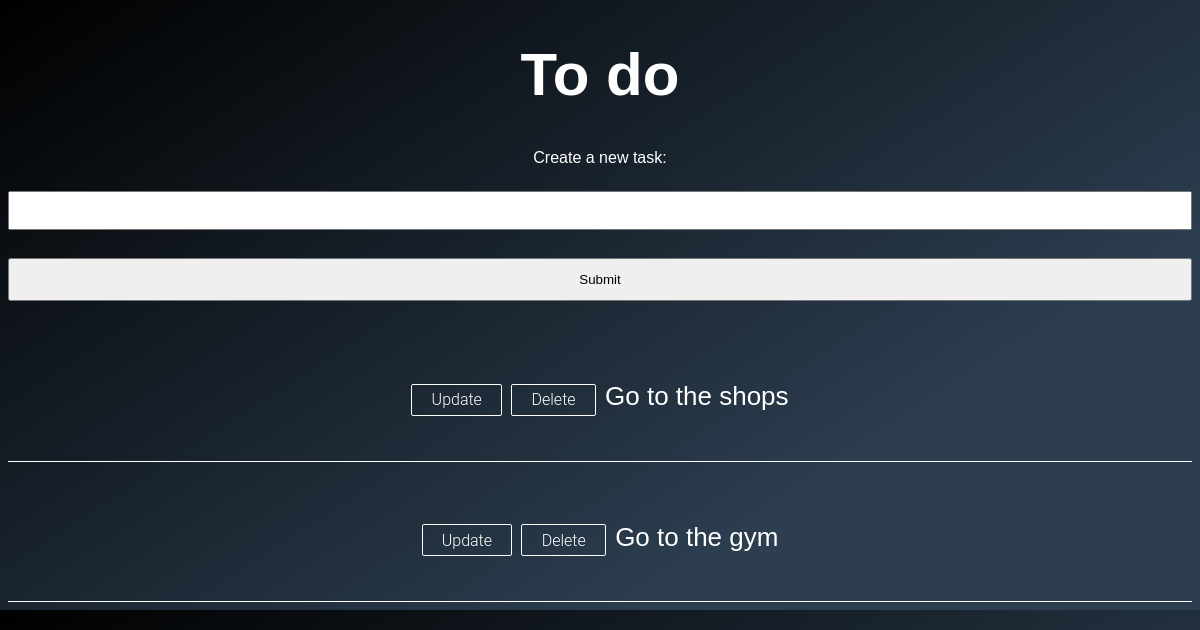
The app's page /, older data.
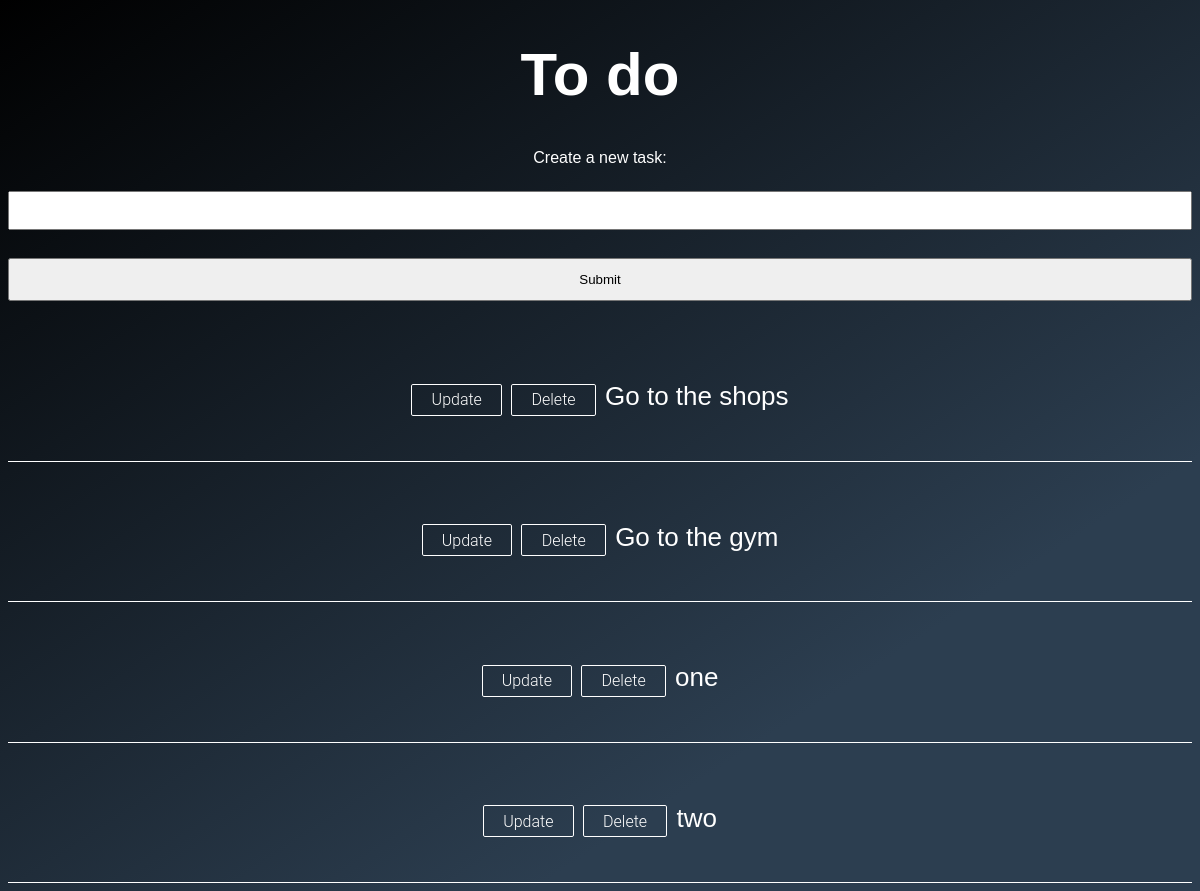
The same page, newer data.
### tasks/models.py (models this page shows)
class Task(models.Model):
    title = models.CharField(max_length=200)
    complete = models.BooleanField(default=False)
    created = models.DateTimeField(auto_now_add=True)
    def __str__(self):
        return self.title

### tasks/views.py (the view)
# urls.py: path('', views.index, name="list"),
def index(request):
    tasks = Task.objects.all()
    form = TaskForm()
    if request.method == 'POST':
        form = TaskForm(request.POST)
        if form.is_valid():
            form.save()
        return redirect('/')
    context = {'tasks': tasks, 'form': form}
    return render(request, 'tasks/list.html', context)

### tasks/forms.py
class TaskForm(forms.ModelForm):
    class Meta:
        model = Task
        fields = '__all__'

### tasks/templates/tasks/list.html (shortened to what this page needs)
{% load static %}
<!DOCTYPE html>
<html lang="en">
<head>
    <link rel="stylesheet" href="{% static 'css/main.css' %}">
</head>
<body>
    <h1>To do</h1>
    <p id="create_task">Create a new task:</p>
    <form method="POST" action="/">
        {{form.title}}
        <input type="submit" name="Create Task">
    </form>
{% for task in tasks %}
    <div id="list_section">
        <a class="update" href="{% url 'update_task' task.id %}">Update</a>
        <a class="delete" href="{% url 'delete' task.id %}">Delete</a>
        {% if task.complete == True %}
        <strike class="list_text">{{task}}</strike>
        {% else %}
        <span class="list_text">{{task}}</span>
        {% endif %}
    </div>
{% endfor %}
</body>
</html>

### tasks/static/css/main.css (style rules this page uses)
body { background-color: #000000; background-image: linear-gradient(147deg, #000000 0%, #2c3e50 74%); font-family: Verdana, Geneva, Tahoma, sans-serif; }
h1 { text-align: center; color: #ffffff; font-size: 60px; }
input { width: 100%; padding: 12px 20px; margin: 8px 0; box-sizing: border-box; cursor: pointer; margin-bottom: 20px; }
input::placeholder { color: #eedada; cursor: pointer; }
.update { display:inline-block; padding:0.35em 1.2em; border:0.1em solid #FFFFFF; margin:0 0.3em 0.3em 0; border-radius:0.12em; box-sizing: border-box; text-decoration:none; font-family:'Roboto',sans-serif; font-weight:300; color:#FFFFFF; text-align:center; transition: all 0.2s; }
.delete { display:inline-block; padding:0.35em 1.2em; border:0.1em solid #FFFFFF; margin:0 0.3em 0.3em 0; border-radius:0.12em; box-sizing: border-box; text-decoration:none; font-family:'Roboto',sans-serif; font-weight:300; color:#FFFFFF; text-align:center; transition: all 0.2s; }
.list_text { text-align: center; font-size: 26px; color: #ffffff; }
#create_task { text-align: center; color: #ffffff; }
#id_title { padding: 10px; cursor: text; }
#list_section { text-align: center; padding: 40px; margin-top: 20px; background-color: rgba(255, 255, 255, 0); border-bottom: 1px solid rgb(255, 255, 255); }

Row changes from the older to the newer data that the page shows:
added Task: title "one"
added Task: title "two"
